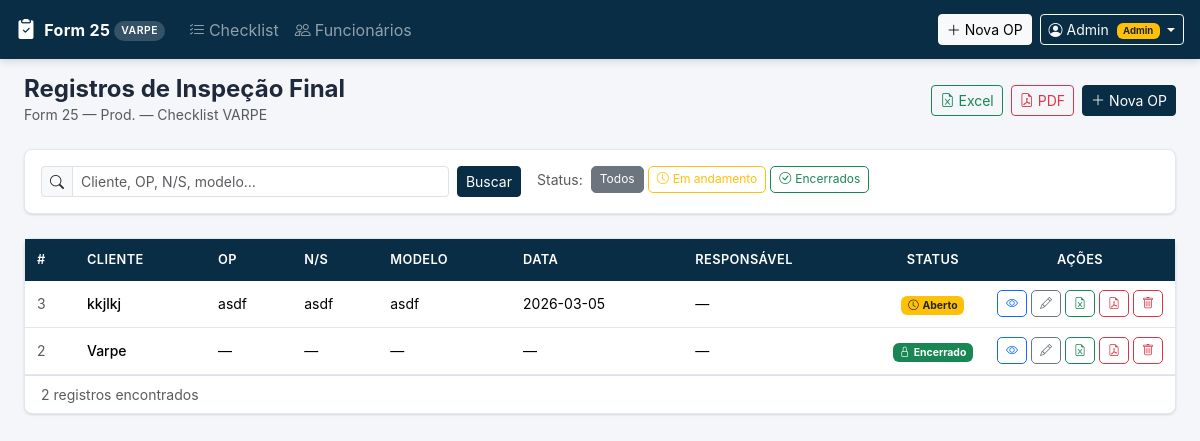
The page / (signed in) on the database its author committed.
### tables this page shows
CREATE TABLE registros (
            id INTEGER PRIMARY KEY AUTOINCREMENT,
            cliente TEXT,
            op TEXT,
            ns TEXT,
            modelo TEXT,
            data TEXT,
            producao TEXT,
            responsavel TEXT,
            respostas TEXT DEFAULT '{}',
            created_at TEXT DEFAULT (datetime('now', 'localtime')),
            updated_at TEXT DEFAULT (datetime('now', 'localtime'))
        , encerrado INTEGER DEFAULT 0, assinatura_qualidade TEXT, assinatura_producao TEXT, criado_por_id INTEGER, encerrado_em TEXT);

### app.py (the view)
@app.route("/")
@login_required
def index():
    busca   = request.args.get("q", "").strip()
    filtro  = request.args.get("f", "todos")
    registros = db.listar_registros(busca or None)
    if filtro == "abertos":
        registros = [r for r in registros if not r.get("encerrado")]
    elif filtro == "encerrados":
        registros = [r for r in registros if r.get("encerrado")]
    return render_template("index.html", registros=registros, busca=busca, filtro=filtro)

### app.py (called while the page is built)
def login_required(f):
    @wraps(f)
    def decorated(*args, **kwargs):
        if "user_id" not in session:
            return redirect(url_for("login", next=request.path))
        return f(*args, **kwargs)
    return decorated

### database.py (called while the page is built)
def get_db():
    conn = sqlite3.connect(DB_PATH)
    conn.row_factory = sqlite3.Row
    return conn

def listar_registros(busca=None):
    conn = get_db()
    if busca:
        like = f"%{busca}%"
        rows = conn.execute(
            """SELECT r.*, f.nome as criado_por_nome
               FROM registros r LEFT JOIN funcionarios f ON r.criado_por_id = f.id
               WHERE r.cliente LIKE ? OR r.op LIKE ? OR r.ns LIKE ?
                  OR r.modelo LIKE ? OR r.responsavel LIKE ?
               ORDER BY r.id DESC""",
            (like, like, like, like, like),
        ).fetchall()
    else:
        rows = conn.execute(
            """SELECT r.*, f.nome as criado_por_nome
               FROM registros r LEFT JOIN funcionarios f ON r.criado_por_id = f.id
               ORDER BY r.id DESC"""
        ).fetchall()
    conn.close()
    return [dict(r) for r in rows]

### templates/index.html (shortened to what this page needs)
{% extends "base.html" %}
{% block content %}
<div class="page-header d-flex align-items-center justify-content-between mb-4 flex-wrap gap-3">
  <div>
    <h1 class="h4 mb-0 fw-bold">Registros de Inspeção Final</h1>
    <p class="text-muted small mb-0">Form 25 — Prod. — Checklist VARPE</p>
  </div>
  <div class="d-flex gap-2 flex-wrap">
    <a href="{{ url_for('exportar_excel_lista') }}" class="btn btn-outline-success btn-sm">
      <i class="bi bi-file-earmark-excel me-1"></i>Excel
    </a>
    <a href="{{ url_for('exportar_pdf_lista') }}" class="btn btn-outline-danger btn-sm">
      <i class="bi bi-file-earmark-pdf me-1"></i>PDF
    </a>
    {% if session.is_admin %}
    <a href="{{ url_for('novo') }}" class="btn btn-primary btn-sm">
      <i class="bi bi-plus-lg me-1"></i>Nova OP
    </a>
    {% endif %}
  </div>
</div>
<div class="card mb-4">
  <div class="card-body py-3">
    <div class="d-flex flex-wrap gap-3 align-items-start">
      <form method="get" class="d-flex gap-2 align-items-center flex-fill" style="min-width:200px;max-width:480px">
        <div class="input-group input-group-sm">
          <span class="input-group-text"><i class="bi bi-search"></i></span>
          <input type="text" name="q" class="form-control" placeholder="Cliente, OP, N/S, modelo…" value="{{ busca }}">
        </div>
        <button type="submit" class="btn btn-sm btn-primary flex-shrink-0">Buscar</button>
      </form>
      <div class="d-flex gap-1 flex-wrap align-items-center">
        <span class="small text-muted me-1">Status:</span>
        <a href="{{ url_for('index', q=busca, f='todos') }}"
           class="btn btn-xs {% if filtro == 'todos' %}btn-secondary{% else %}btn-outline-secondary{% endif %}">
          Todos
        </a>
        <a href="{{ url_for('index', q=busca, f='abertos') }}"
           class="btn btn-xs {% if filtro == 'abertos' %}btn-warning{% else %}btn-outline-warning{% endif %}">
          <i class="bi bi-clock me-1"></i>Em andamento
        </a>
        <a href="{{ url_for('index', q=busca, f='encerrados') }}"
           class="btn btn-xs {% if filtro == 'encerrados' %}btn-success{% else %}btn-outline-success{% endif %}">
          <i class="bi bi-check-circle me-1"></i>Encerrados
        </a>
      </div>
    </div>
  </div>
</div>
<div class="card">
  <div class="card-body p-0">
    {% if registros %}
    <div class="table-responsive">
      <table class="table table-hover mb-0">
        <thead>
          <tr>
            <th style="width:50px">#</th>
            <th>Cliente</th>
            <th>OP</th>
            <th>N/S</th>
            <th>Modelo</th>
            <th>Data</th>
            <th>Responsável</th>
            <th style="width:90px" class="text-center">Status</th>
            <th style="width:160px" class="text-center">Ações</th>
          </tr>
        </thead>
        <tbody>
          {% for reg in registros %}
          <tr>
            <td class="text-muted small">{{ reg.id }}</td>
            <td class="fw-medium">{{ reg.cliente or '—' }}</td>
            <td>{{ reg.op or '—' }}</td>
            <td>{{ reg.ns or '—' }}</td>
            <td>{{ reg.modelo or '—' }}</td>
            <td class="text-nowrap">{{ reg.data or '—' }}</td>
            <td>{{ reg.responsavel or '—' }}</td>
            <td class="text-center">
              {% if reg.encerrado %}
                <span class="badge bg-success" style="font-size:.65rem"><i class="bi bi-lock me-1"></i>Encerrado</span>
              {% else %}
                <span class="badge bg-warning text-dark" style="font-size:.65rem"><i class="bi bi-clock me-1"></i>Aberto</span>
              {% endif %}
            </td>
            <td class="text-center">
              <div class="d-flex gap-1 justify-content-center">
                <a href="{{ url_for('ver', registro_id=reg.id) }}" class="btn btn-xs btn-outline-primary" title="Visualizar">
                  <i class="bi bi-eye"></i>
                </a>
                {% if not reg.encerrado or session.is_admin %}
                <a href="{{ url_for('editar', registro_id=reg.id) }}" class="btn btn-xs btn-outline-secondary" title="Editar">
                  <i class="bi bi-pencil"></i>
                </a>
                {% endif %}
                <a href="{{ url_for('exportar_excel', registro_id=reg.id) }}" class="btn btn-xs btn-outline-success" title="Excel">
                  <i class="bi bi-file-earmark-excel"></i>
                </a>
                <a href="{{ url_for('exportar_pdf', registro_id=reg.id) }}" class="btn btn-xs btn-outline-danger" title="PDF">
                  <i class="bi bi-file-earmark-pdf"></i>
                </a>
                {% if session.is_admin %}
                <form method="post" action="{{ url_for('excluir', registro_id=reg.id) }}" class="d-inline"
                      onsubmit="return confirm('Excluir este registro?')">
                  <button type="submit" class="btn btn-xs btn-outline-danger" title="Excluir">
                    <i class="bi bi-trash"></i>
                  </button>
                </form>
                {% endif %}
              </div>
            </td>
          </tr>
          {% endfor %}
        </tbody>
      </table>
    </div>
    <div class="px-3 py-2 text-muted small border-top d-flex align-items-center justify-content-between">
      <span>{{ registros|length }} registro{{ 's' if registros|length != 1 else '' }} encontrado{{ 's' if registros|length != 1 else '' }}</span>
    </div>
    {% endif %}
  </div>
</div>
{% endblock %}

### static/css/style.css (style rules this page uses)
:root { --azul: #082d45; --azul-medio: #1a4a6e; --azul-claro: #d0e8f5; --cinza-fundo: #f4f6f9; --cinza-borda: #e2e8f0; --ok-bg: #d4edda; --ok-text: #155724; --ok-border: #c3e6cb; --nok-bg: #f8d7da; --nok-text: #721c24; --nok-border: #f5c6cb; --na-bg: #fff3cd; --na-text: #856404; --na-border: #ffeeba; --radius: 8px; --shadow: 0 1px 3px rgba(0,0,0,.08), 0 1px 2px rgba(0,0,0,.05); }
body { background-color: var(--cinza-fundo); font-family: 'Inter', system-ui, -apple-system, sans-serif; color: #1e293b; }
.card { border: 1px solid var(--cinza-borda); border-radius: var(--radius); box-shadow: var(--shadow); }
.table thead th { background: var(--azul); color: #fff; font-weight: 600; font-size: 0.8rem; text-transform: uppercase; letter-spacing: .4px; border: none; padding: 0.7rem 0.75rem; white-space: nowrap; }
.table tbody td { vertical-align: middle; font-size: 0.875rem; border-color: var(--cinza-borda); padding: 0.6rem 0.75rem; }
.btn-primary { background-color: var(--azul); border-color: var(--azul); }
.btn-xs { font-size: 0.75rem; padding: 0.25rem 0.5rem; line-height: 1.4; border-radius: 5px; }

### rows shown on the page
registros: id "3", cliente "kkjlkj", op "asdf", ns "asdf", modelo "asdf", data "2026-03-05", responsavel "—", encerrado 0 (drawn)
registros: id "2", cliente "Varpe", op "—", ns "—", modelo "—", data "—", responsavel "—", encerrado 1 (drawn)

### other values the page prints
{{ session.user_nome or 'Usuário' }} "Admin"
{{ registros|length }} "2"
{{ 's' if registros|length != 1 else '' }} "s"
